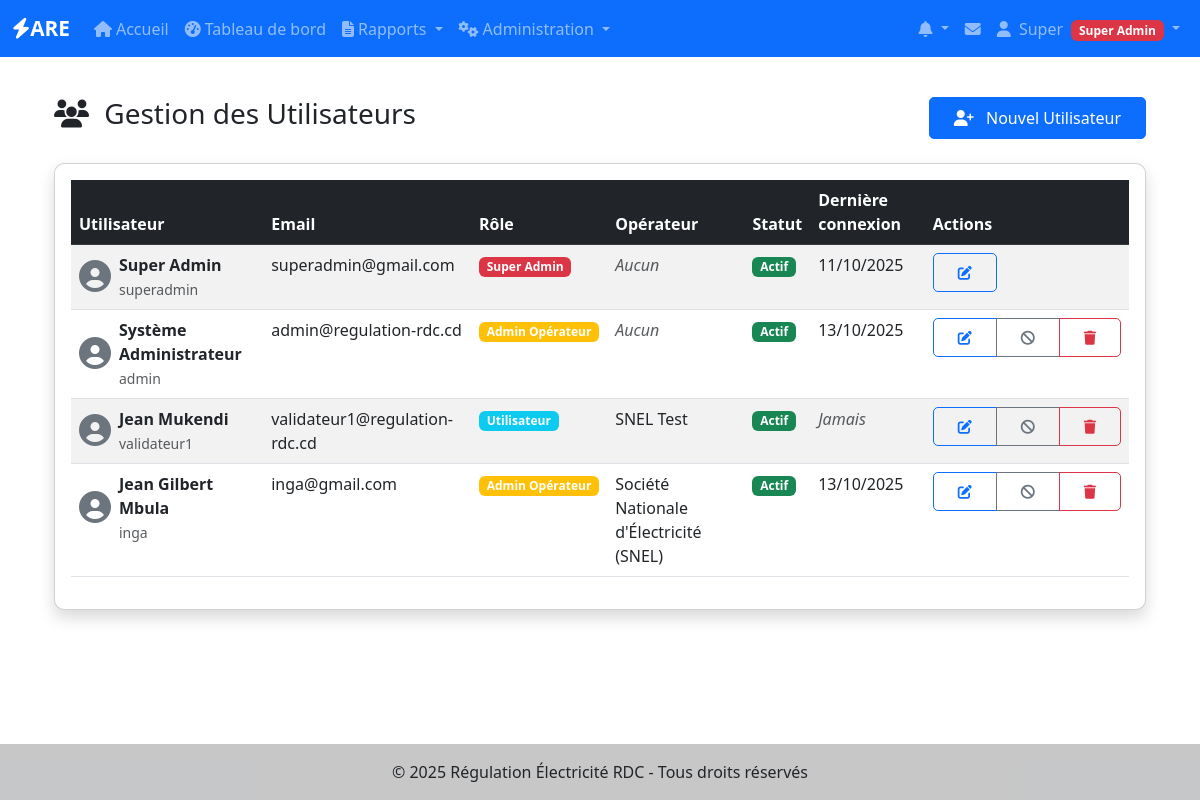
The page /auth/users (signed in) on the database its author committed.
### app/models/utilisateurs.py (models this page shows, shortened)
class User(UserMixin, BaseModel):
    __tablename__ = 'users'
    username = db.Column(db.String(80), unique=True, nullable=False, index=True)
    email = db.Column(db.String(120), unique=True, nullable=False, index=True)
    password_hash = db.Column(db.String(128), nullable=False)
    nom = db.Column(db.String(100))
    prenom = db.Column(db.String(100))
    role = db.Column(db.Enum('super_admin', 'admin_operateur', 'utilisateur_operateur'),
                    default='utilisateur_operateur', nullable=False)
    operateur_id = db.Column(db.Integer, db.ForeignKey('operateurs.id'), nullable=True)
    is_active = db.Column(db.Boolean, default=True, nullable=False)
    telephone = db.Column(db.String(20))
    derniere_connexion = db.Column(db.DateTime)
    operateur = db.relationship('Operateur', backref='users', lazy=True)
    def is_super_admin(self):
        return self.role == 'super_admin'
    def has_permission(self, permission):
        permissions = {
            'super_admin': ['create_operateur', 'edit_operateur', 'delete_operateur',
                           'create_user', 'edit_user', 'delete_user', 'view_all_reports'],
            'admin_operateur': ['edit_own_operateur', 'create_user_operateur',
                               'edit_user_operateur', 'view_own_reports', 'create_reports'],
            'utilisateur_operateur': ['view_own_reports', 'create_reports', 'edit_own_reports']
        }
        return permission in permissions.get(self.role, [])

### app/models/operateurs.py (models this page shows, shortened)
class Operateur(BaseModel):
    __tablename__ = 'operateurs'
    nom = db.Column(db.String(200), nullable=False, index=True)
    sigle = db.Column(db.String(50))
    type_operateur = db.Column(db.String(50))  # Production, Transport, Distribution
    adresse = db.Column(db.Text)
    ville = db.Column(db.String(100))
    province = db.Column(db.String(100))
    telephone = db.Column(db.String(20))
    email = db.Column(db.String(120))
    site_web = db.Column(db.String(200))
    numero_licence = db.Column(db.String(100), unique=True)
    date_licence = db.Column(db.Date)
    statut_licence = db.Column(db.String(20), default='active')  # active, suspendue, expirée
    capacite_installee = db.Column(db.Float)  # en MW
    zone_couverture = db.Column(db.Text)
    nombre_clients = db.Column(db.Integer)
    observations = db.Column(db.Text)
    centrales_hydro = db.relationship("CentraleHydro", back_populates="operateur", lazy=True)
    centrales_thermique = db.relationship("CentraleThermique", back_populates="operateur", lazy=True)
    centrales_solaire = db.relationship("CentraleSolaire", back_populates="operateur", lazy=True)
    lignes_transport = db.relationship("LigneTransport", back_populates="operateur", lazy=True)
    postes_transport = db.relationship("PosteTransport", back_populates="operateur", lazy=True)
    reseaux_distribution = db.relationship("ReseauDistribution", back_populates="operateur", lazy=True)

### app/auth/routes.py (the view)
@auth.route('/users')
@super_admin_required
def users():
    page = request.args.get('page', 1, type=int)
    users_query = User.query.join(Operateur, User.operateur_id == Operateur.id, isouter=True)\
                            .add_columns(Operateur.nom.label('operateur_nom'))\
                            .filter(User.actif == True)
    users = users_query.paginate(page=page, per_page=20, error_out=False)
    return render_template('auth/users.html', users=users)

### app/templates/auth/users.html (shortened to what this page needs)
{% extends "base.html" %}
{% block content %}
<div class="container-fluid">
    <div class="d-flex justify-content-between align-items-center mb-4">
        <h1 class="h3">
            <i class="fas fa-users me-2"></i>
            Gestion des Utilisateurs
        </h1>
        <a href="{{ url_for('auth.register') }}" class="btn btn-primary">
            <i class="fas fa-user-plus me-2"></i>
            Nouvel Utilisateur
        </a>
    </div>
    <div class="card shadow">
        <div class="card-body">
            <div class="table-responsive">
                <table class="table table-striped table-hover">
                    <thead class="table-dark">
                        <tr>
                            <th>Utilisateur</th>
                            <th>Email</th>
                            <th>Rôle</th>
                            <th>Opérateur</th>
                            <th>Statut</th>
                            <th>Dernière connexion</th>
                            <th width="150">Actions</th>
                        </tr>
                    </thead>
                    <tbody>
                        {% for user_item in users.items %}
                            {% set user = user_item[0] %}
                            {% set operateur_nom = user_item[1] %}
                            <tr>
                                <td>
                                    <div class="d-flex align-items-center">
                                        <div class="avatar me-2">
                                            <i class="fas fa-user-circle fa-2x text-secondary"></i>
                                        </div>
                                        <div>
                                            <strong>{{ user.prenom }} {{ user.nom }}</strong><br>
                                            <small class="text-muted">{{ user.username }}</small>
                                        </div>
                                    </div>
                                </td>
                                <td>{{ user.email }}</td>
                                <td>
                                    {% if user.role == 'super_admin' %}
                                        <span class="badge bg-danger">Super Admin</span>
                                    {% elif user.role == 'admin_operateur' %}
                                        <span class="badge bg-warning">Admin Opérateur</span>
                                    {% else %}
                                        <span class="badge bg-info">Utilisateur</span>
                                    {% endif %}
                                </td>
                                <td>
                                    {% if operateur_nom %}
                                        {{ operateur_nom }}
                                    {% else %}
                                        <em class="text-muted">Aucun</em>
                                    {% endif %}
                                </td>
                                <td>
                                    {% if user.is_active %}
                                        <span class="badge bg-success">Actif</span>
                                    {% else %}
                                        <span class="badge bg-secondary">Inactif</span>
                                    {% endif %}
                                </td>
                                <td>
                                    {% if user.derniere_connexion %}
                                        {{ user.derniere_connexion.strftime('%d/%m/%Y') }}
                                    {% else %}
                                        <em class="text-muted">Jamais</em>
                                    {% endif %}
                                </td>
                                <td>
                                    <div class="btn-group btn-group-sm" role="group">
                                        <a href="{{ url_for('auth.edit_user', user_id=user.id) }}"
                                           class="btn btn-outline-primary" title="Éditer">
                                            <i class="fas fa-edit"></i>
                                        </a>
                                        {% if user.id != current_user.id %}
                                            <a href="{{ url_for('auth.toggle_user_active', user_id=user.id) }}"
                                               class="btn btn-outline-{{ 'secondary' if user.is_active else 'success' }}"
                                               title="{{ 'Désactiver' if user.is_active else 'Activer' }}">
                                                <i class="fas fa-{{ 'ban' if user.is_active else 'check' }}"></i>
                                            </a>
                                            <a href="{{ url_for('auth.delete_user', user_id=user.id) }}"
                                               class="btn btn-outline-danger delete-confirm" title="Supprimer">
                                                <i class="fas fa-trash"></i>
                                            </a>
                                        {% endif %}
                                    </div>
                                </td>
                            </tr>
                        {% endfor %}
                    </tbody>
                </table>
            </div>
        </div>
    </div>
</div>
{% endblock %}

### app/templates/base.html (shortened to what this page needs)
<!DOCTYPE html>
<html lang="fr">
<head>
    <link href="https://cdn.jsdelivr.net/npm/bootstrap@5.3.0/dist/css/bootstrap.min.css" rel="stylesheet">
    <link rel="stylesheet" href="https://cdnjs.cloudflare.com/ajax/libs/font-awesome/6.4.0/css/all.min.css">
    <link rel="stylesheet" href="{{ url_for('static', filename='css/style.css') }}">
</head>
<body>
    <nav class="navbar navbar-expand-lg navbar-dark bg-primary">
        <div class="container-fluid">
            <a class="navbar-brand" href="{{ url_for('main.index') }}">
                <i class="fas fa-bolt"></i>ARE
            </a>
            <div class="collapse navbar-collapse" id="navbarNav">
                <ul class="navbar-nav me-auto">
                    <li class="nav-item">
                        <a class="nav-link" href="{{ url_for('main.index') }}">
                            <i class="fas fa-home me-1"></i>Accueil
                        </a>
                    </li>
                    {% if current_user.is_authenticated %}
                    <li class="nav-item">
                        <a class="nav-link" href="{{ url_for('are_dashboard.index') }}">
                            <i class="fas fa-tachometer-alt me-1"></i>Tableau de bord
                        </a>
                    </li>
                    <li class="nav-item dropdown">
                        <a class="nav-link dropdown-toggle" href="#" id="rapportsDropdown" role="button" data-bs-toggle="dropdown">
                            <i class="fas fa-file-alt me-1"></i>Rapports
                        </a>
                    </li>
                    {% if current_user.is_super_admin() or current_user.is_admin_operateur() %}
                    <li class="nav-item dropdown">
                        <a class="nav-link dropdown-toggle" href="#" id="adminDropdown" role="button" data-bs-toggle="dropdown">
                            <i class="fas fa-cogs me-1"></i>Administration
                        </a>
                    </li>
                    {% endif %}
                    {% endif %}
                </ul>
                <ul class="navbar-nav">
                    {% if current_user.is_authenticated %}
                    {% from 'components/notifications.html' import dropdown_notifications %}
                    {{ dropdown_notifications() }}
                    <li class="nav-item dropdown">
                        <a class="nav-link position-relative" href="{{ url_for('notifications.messages') }}" title="Messagerie">
                            <i class="fas fa-envelope"></i>
                        </a>
                    </li>
                    <li class="nav-item dropdown">
                        <a class="nav-link dropdown-toggle" href="#" id="userDropdown" role="button" data-bs-toggle="dropdown">
                            <i class="fas fa-user me-1"></i>
                            {{ current_user.prenom or current_user.username }}
                            {% if current_user.is_super_admin() %}
                                <span class="badge bg-danger ms-1">Super Admin</span>
                            {% elif current_user.is_admin_operateur() %}
                                <span class="badge bg-warning ms-1">Admin</span>
                            {% endif %}
                        </a>
                    </li>
                    {% endif %}
                </ul>
            </div>
        </div>
    </nav>
    <main class="container my-4">
        {% block content %}{% endblock %}
    </main>
    <footer class="bg-light text-center text-lg-start mt-5">
        <div class="text-center p-3" style="background-color: rgba(0, 0, 0, 0.2);">
            © 2025 Régulation Électricité RDC - Tous droits réservés
        </div>
    </footer>
</body>
</html>

### app/templates/components/notifications.html (shortened to what this page needs)
{% macro dropdown_notifications() %}
<li class="nav-item dropdown" id="notifications-dropdown">
    <a class="nav-link dropdown-toggle position-relative" href="#" id="notificationsDropdown" role="button" data-bs-toggle="dropdown" aria-expanded="false">
        <i class="fas fa-bell"></i>
    </a>
</li>
{% endmacro %}

### app/static/css/style.css (style rules this page uses)
:root { --primary-color: #0d6efd; --secondary-color: #6c757d; --success-color: #198754; --danger-color: #dc3545; --warning-color: #ffc107; --info-color: #0dcaf0; }
body { min-height: 100vh; display: flex; flex-direction: column; }
main { flex: 1; }
.navbar-brand { font-weight: bold; font-size: 1.3rem; }
.card { border-radius: 10px; box-shadow: 0 2px 4px rgba(0,0,0,0.1); transition: transform 0.2s; }
.table { background-color: white; }
.table thead { background-color: var(--primary-color); color: white; }
.btn { border-radius: 5px; padding: 0.5rem 1.5rem; }
.btn-primary { background-color: var(--primary-color); border-color: var(--primary-color); }
footer { margin-top: auto; }

### rows shown on the page
User: prenom "Super", nom "Admin", username "superadmin", email "superadmin@gmail.com", role "Super Admin", shows "Aucun", is_active "Actif", derniere_connexion "11/10/2025"
User: prenom "Système", nom "Administrateur", username "admin", email "admin@regulation-rdc.cd", role "Admin Opérateur", shows "Aucun", is_active "Actif", derniere_connexion "13/10/2025"
User: prenom "Jean", nom "Mukendi", username "validateur1", email "validateur1@regulation-rdc.cd", shows "Utilisateur", is_active "Actif", shows "Jamais"
Operateur: nom "SNEL Test"
User: prenom "Jean Gilbert", nom "Mbula", username "inga", email "inga@gmail.com", role "Admin Opérateur", is_active "Actif", derniere_connexion "13/10/2025"
Operateur: nom "Société Nationale d'Électricité (SNEL)"
